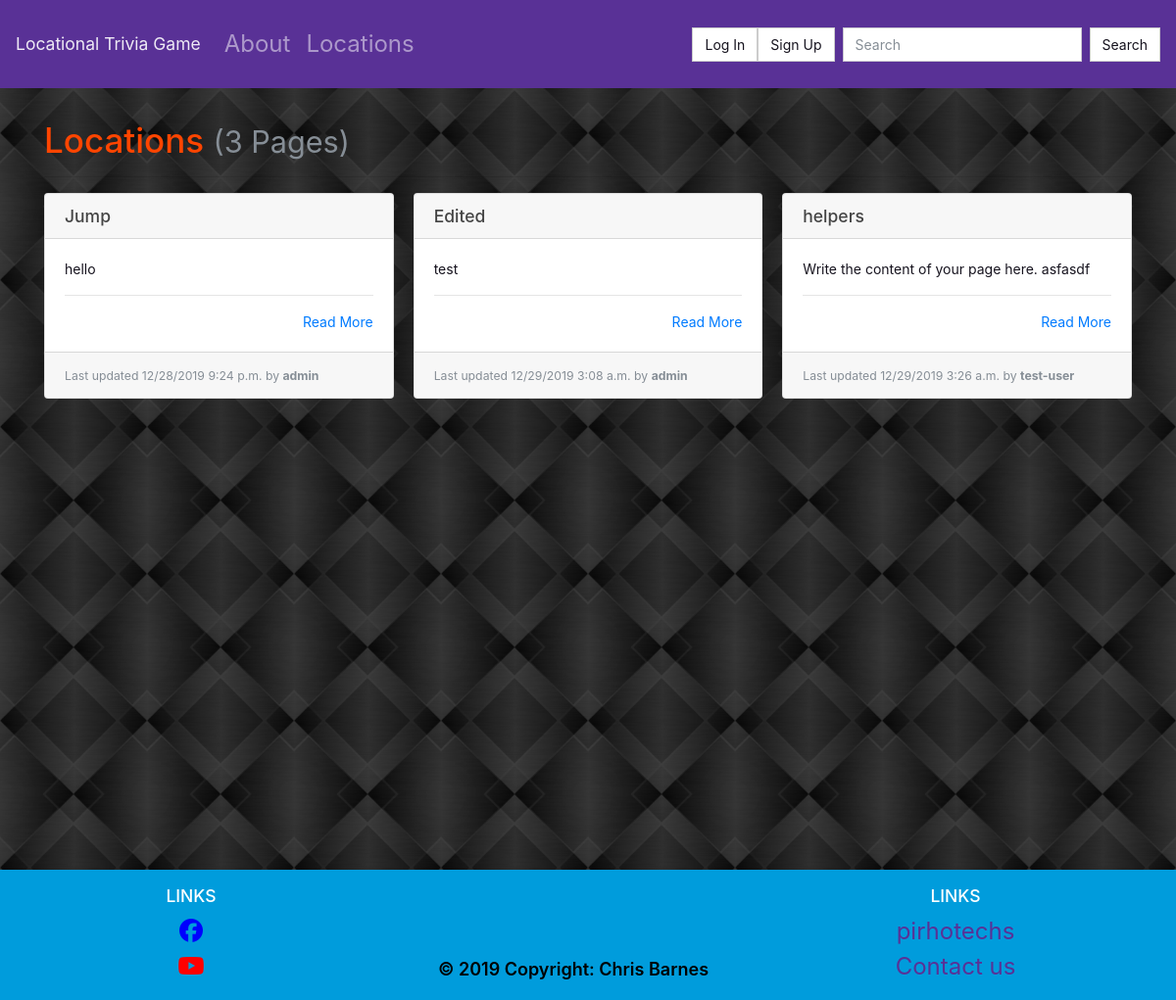
Page /locations/ on the committed database.
### locations/models.py (models this page shows, shortened)
class Page(models.Model):
    objects = models.Manager()
    slug = models.CharField(max_length=settings.PAGE_TITLE_MAX_LENGTH, blank=True, editable=False, help_text="Unique URL path to access this page. Generated by the system.")
    created = models.DateTimeField(auto_now_add=True, help_text="The date and time this page was created. Automatically generated when the model saves.")
    modified = models.DateTimeField(auto_now=True, help_text="The date and time this page was updated. Automatically generated when the model updates.")
    title = models.CharField(max_length=settings.PAGE_TITLE_MAX_LENGTH, unique=True, default="Title of your page.")
    author = models.ForeignKey(User, on_delete=models.PROTECT, help_text="The user that posted this article.")
    content = models.TextField(default="Write the content of your page here.")

### locations/views.py (the view)
# urls.py: path('', PageListView.as_view(), name='list-page'),
class PageListView(ListView):
    template_name = 'locations/list.html'
    context_object_name = 'pages'
    def get_queryset(self):
        return Page.objects.all()

### locations/templates/locations/list.html
{% extends "base.html" %}
{% block content %}
  <h1>Locations {% if pages %}<small class="text-muted">({{ pages|length }} Page{{ pages|length|pluralize:"s" }})</small>{% endif %}</h1>
  <hr>
  {% if pages %}
    <div class="card-columns">
      {% for page in pages %}
        {% include "partials/card.html" %}
      {% endfor %}
    </div>
  {% else %}
    <div class="alert alert-primary" role="alert">No pages to display.</div>
  {% endif %}
{% endblock %}

### locations/templates/partials/card.html
<div class="card mb-3">
    <h5 class="card-header ">{{ page.title }}</h5>
    <div class="card-body border-dark">
    <p class="card-text text-dark">
        {{ page.content|truncatewords_html:30 }}
        <hr>
        <div class="text-right"><a href="{% url 'details-page' page.slug %}" title="Read More">Read More</a></div>
    </div>
    <div class="card-footer">
    <small class="text-muted">Last updated {{ page.modified|date:"SHORT_DATETIME_FORMAT" }} by <b>{{ page.author.username }}</b></small>
    </div>
</div>

### static/style.css (style rules this page uses)
body { background: lightgrey url("images/background.jpg") center; }
h1 { color: orangered; }
h2, h3, h4, p { color: white; }
.card a, .card a:hover { color: #007bff }

### rows in the picture
Page: title "Jump", content "hello", modified "12/28/2019 9:24 p.m.", author.username "admin"
Page: title "Edited", content "test", modified "12/29/2019 3:08 a.m.", author.username "admin"
Page: title "helpers", content "Write the content of your page here. asfasdf", modified "12/29/2019 3:26 a.m.", author.username "test-user"

### other values in the picture
{{ pages|length }} "3"
